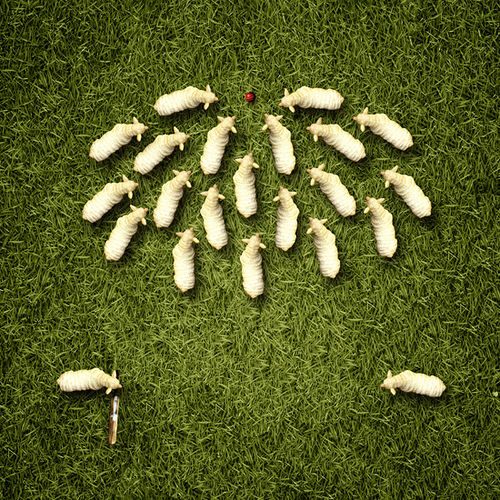
#> input picture aerials/aerial_1.jpg, 500 x 500 px; its folder holds only this picture in this run
$ python otsuCarousel.py   (older library calls are emulated)
#> lines starting #> are read from the running program, lines starting #| are printed output that depends on the picture
import cv2
import numpy as np
import Color
from removeColor import removeColor
import os
import time

imagePaths = os.listdir('aerials')
counter = 0

while True:
    start_time = time.time()

    imgPath = 'aerials/' + imagePaths[counter]
    original = cv2.imread(imgPath)
#> original is the input picture: shape (500, 500, 3); mean B, G, R 36.6, 96.5, 88.8
    original = cv2.resize(original, (640, 480))
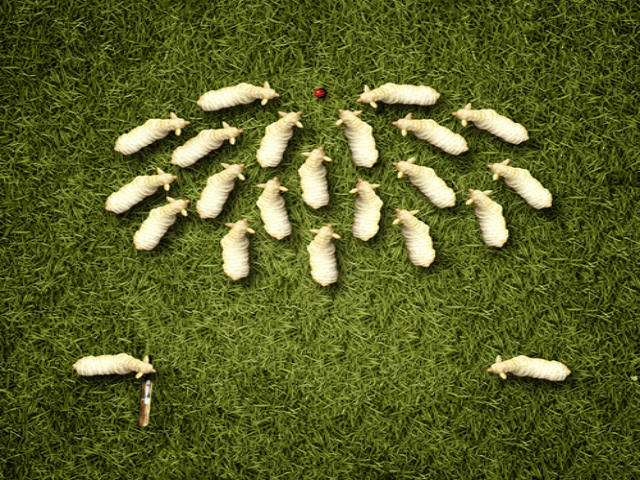
#> original: shape (480, 640, 3); mean B, G, R 36.4, 96.4, 88.7
#> (the run stopped early here; a loop or call above may not have finished)

$ run again, on aerials/aerial_2.jpg
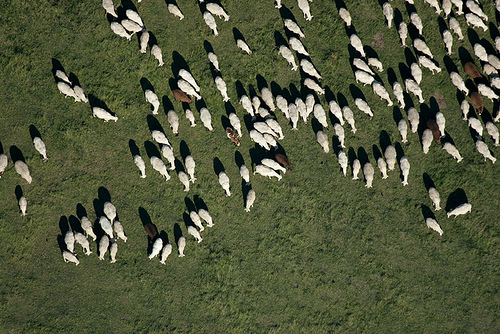
#> input picture aerials/aerial_2.jpg, 500 x 334 px
#> original is the input picture: shape (334, 500, 3); mean B, G, R 60.5, 88.2, 82.1
#> `original = cv2.resize(original, (640, 480))`:
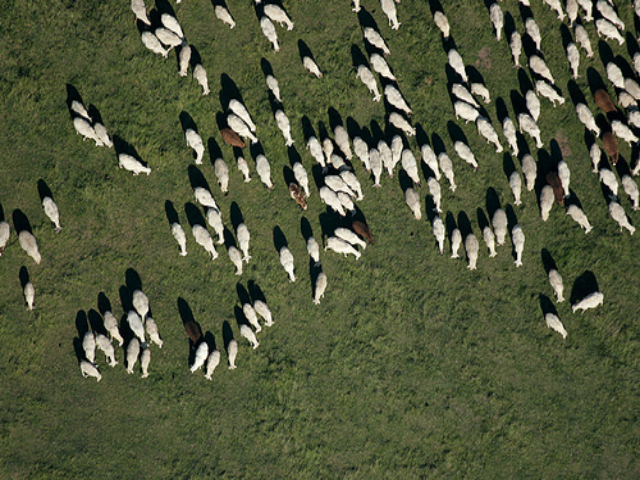
#> original: shape (480, 640, 3); mean B, G, R 60.4, 88.1, 82

$ run again, on aerials/aerial_3.jpg
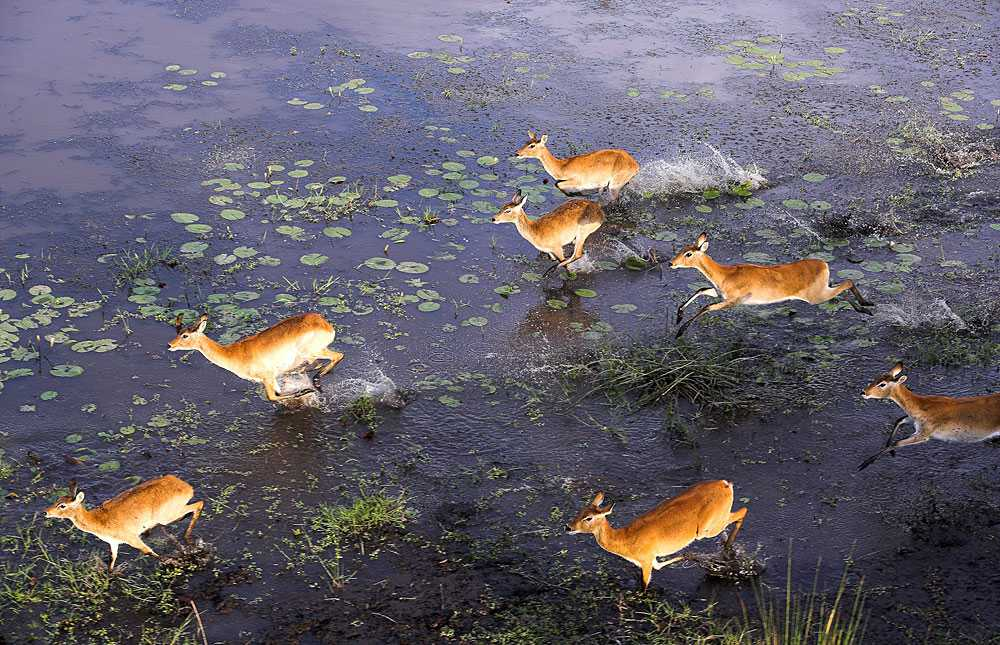
#> input picture aerials/aerial_3.jpg, 1000 x 645 px
#> original is the input picture: shape (645, 1000, 3); mean B, G, R 106.4, 96.3, 100.5
#> `original = cv2.resize(original, (640, 480))`:
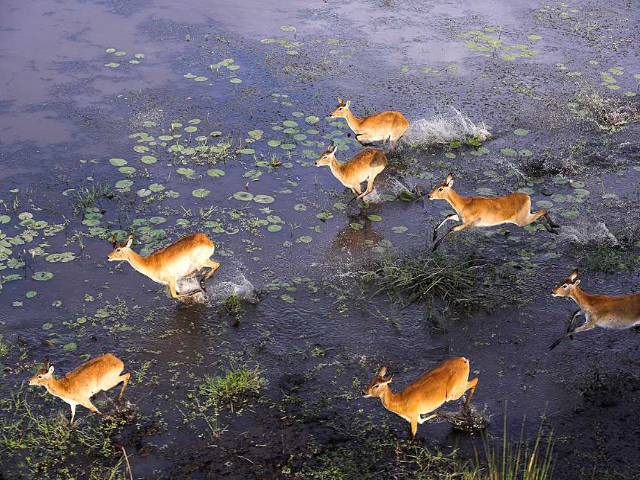
#> original: shape (480, 640, 3); mean B, G, R 106.3, 96.2, 100.4
